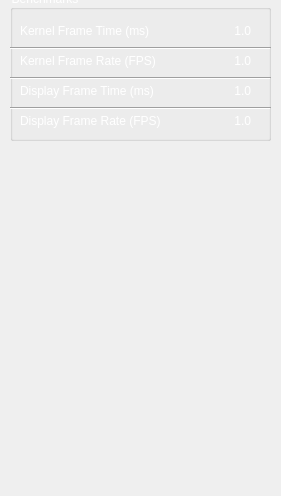
    <widget class="QWidget" name="benchmarksPage">
     <property name="geometry">
      <rect>
       <x>0</x>
       <y>0</y>
       <width>281</width>
       <height>496</height>
      </rect>
     </property>
     <attribute name="label">
      <string>Benchmarks</string>
     </attribute>
     <widget class="QGroupBox" name="benchmarksGroupBox">
      <property name="geometry">
       <rect>
        <x>10</x>
        <y>-10</y>
        <width>261</width>
        <height>151</height>
       </rect>
      </property>
      <property name="styleSheet">
       <string notr="true">color: rgb(255, 255, 255);
font: 100 italic 15pt &quot;Gill Sans&quot;;</string>
      </property>
      <property name="title">
       <string>Benchmarks</string>
      </property>
      <property name="alignment">
       <set>Qt::AlignLeading|Qt::AlignLeft|Qt::AlignVCenter</set>
      </property>
      <property name="flat">
       <bool>false</bool>
      </property>
      <property name="checkable">
       <bool>false</bool>
      </property>
      <widget class="QLabel" name="kft">
       <property name="geometry">
        <rect>
         <x>10</x>
         <y>30</y>
         <width>141</width>
         <height>21</height>
        </rect>
       </property>
       <property name="styleSheet">
        <string notr="true">color: rgb(255, 255, 255);
font: 100 italic 15pt &quot;Gill Sans&quot;;
background-color: none;</string>
       </property>
       <property name="text">
        <string>Kernel Frame Time (ms)</string>
       </property>
       <property name="alignment">
        <set>Qt::AlignLeading|Qt::AlignLeft|Qt::AlignVCenter</set>
       </property>
      </widget>
      <widget class="QLabel" name="kernelFrameTimeText">
       <property name="geometry">
        <rect>
         <x>180</x>
         <y>30</y>
         <width>61</width>
         <height>21</height>
        </rect>
       </property>
       <property name="styleSheet">
        <string notr="true">color: rgb(255, 255, 255);
font: 100 italic 15pt &quot;Gill Sans&quot;;
background-color: none;</string>
       </property>
       <property name="text">
        <string>1.0</string>
       </property>
       <property name="alignment">
        <set>Qt::AlignRight|Qt::AlignTrailing|Qt::AlignVCenter</set>
       </property>
      </widget>
      <widget class="Line" name="l14_2">
       <property name="geometry">
        <rect>
         <x>0</x>
         <y>50</y>
         <width>261</width>
         <height>16</height>
        </rect>
       </property>
       <property name="styleSheet">
        <string notr="true">color: rgb(255, 255, 255);</string>
       </property>
       <property name="orientation">
        <enum>Qt::Horizontal</enum>
       </property>
      </widget>
      <widget class="QLabel" name="kernelFrameRateText">
       <property name="geometry">
        <rect>
         <x>170</x>
         <y>60</y>
         <width>71</width>
         <height>21</height>
        </rect>
       </property>
       <property name="styleSheet">
        <string notr="true">color: rgb(255, 255, 255);
font: 100 italic 15pt &quot;Gill Sans&quot;;
background-color: none;</string>
       </property>
       <property name="text">
        <string>1.0</string>
       </property>
       <property name="alignment">
        <set>Qt::AlignRight|Qt::AlignTrailing|Qt::AlignVCenter</set>
       </property>
      </widget>
      <widget class="QLabel" name="kfr">
       <property name="geometry">
        <rect>
         <x>10</x>
         <y>60</y>
         <width>141</width>
         <height>21</height>
        </rect>
       </property>
       <property name="styleSheet">
        <string notr="true">color: rgb(255, 255, 255);
font: 100 italic 15pt &quot;Gill Sans&quot;;
background-color: none;</string>
       </property>
       <property name="text">
        <string>Kernel Frame Rate (FPS)</string>
       </property>
       <property name="alignment">
        <set>Qt::AlignLeading|Qt::AlignLeft|Qt::AlignVCenter</set>
       </property>
      </widget>
      <widget class="Line" name="l15_2">
       <property name="geometry">
        <rect>
         <x>0</x>
         <y>80</y>
         <width>261</width>
         <height>16</height>
        </rect>
       </property>
       <property name="styleSheet">
        <string notr="true">color: rgb(255, 255, 255);</string>
       </property>
       <property name="orientation">
        <enum>Qt::Horizontal</enum>
       </property>
      </widget>
      <widget class="QLabel" name="displayFrameTime">
       <property name="geometry">
        <rect>
         <x>170</x>
         <y>90</y>
         <width>71</width>
         <height>21</height>
        </rect>
       </property>
       <property name="styleSheet">
        <string notr="true">color: rgb(255, 255, 255);
font: 100 italic 15pt &quot;Gill Sans&quot;;
background-color: none;</string>
       </property>
       <property name="text">
        <string>1.0</string>
       </property>
       <property name="alignment">
        <set>Qt::AlignRight|Qt::AlignTrailing|Qt::AlignVCenter</set>
       </property>
      </widget>
      <widget class="QLabel" name="dft">
       <property name="geometry">
        <rect>
         <x>10</x>
         <y>90</y>
         <width>141</width>
         <height>21</height>
        </rect>
       </property>
       <property name="styleSheet">
        <string notr="true">color: rgb(255, 255, 255);
font: 100 italic 15pt &quot;Gill Sans&quot;;
background-color: none;</string>
       </property>
       <property name="text">
        <string>Display Frame Time (ms)</string>
       </property>
       <property name="alignment">
        <set>Qt::AlignLeading|Qt::AlignLeft|Qt::AlignVCenter</set>
       </property>
      </widget>
      <widget class="Line" name="l16_2">
       <property name="geometry">
        <rect>
         <x>0</x>
         <y>110</y>
         <width>261</width>
         <height>16</height>
        </rect>
       </property>
       <property name="styleSheet">
        <string notr="true">color: rgb(255, 255, 255);</string>
       </property>
       <property name="orientation">
        <enum>Qt::Horizontal</enum>
       </property>
      </widget>
      <widget class="QLabel" name="displayFrameRateText">
       <property name="geometry">
        <rect>
         <x>170</x>
         <y>120</y>
         <width>71</width>
         <height>21</height>
        </rect>
       </property>
       <property name="styleSheet">
        <string notr="true">color: rgb(255, 255, 255);
font: 100 italic 15pt &quot;Gill Sans&quot;;
background-color: none;</string>
       </property>
       <property name="text">
        <string>1.0</string>
       </property>
       <property name="alignment">
        <set>Qt::AlignRight|Qt::AlignTrailing|Qt::AlignVCenter</set>
       </property>
      </widget>
      <widget class="QLabel" name="dfr">
       <property name="geometry">
        <rect>
         <x>10</x>
         <y>120</y>
         <width>141</width>
         <height>21</height>
        </rect>
       </property>
       <property name="styleSheet">
        <string notr="true">color: rgb(255, 255, 255);
font: 100 italic 15pt &quot;Gill Sans&quot;;
background-color: none;</string>
       </property>
       <property name="text">
        <string>Display Frame Rate (FPS)</string>
       </property>
       <property name="alignment">
        <set>Qt::AlignLeading|Qt::AlignLeft|Qt::AlignVCenter</set>
       </property>
      </widget>
     </widget>
    </widget>
